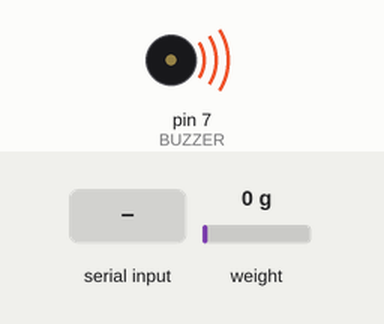
Recording of a sketch running on a simulated Arduino Uno, built with avr-gcc and run on an emulated ATmega328P. On the bench: buzzer (waves = sounding, pin HIGH). The inputs (shaded band) are chosen by the test bench; at power-on: weight on the scale 0 g. What the sketch prints to the serial monitor is not drawn.

Above: at 2.2 s.
2.3 s: "90,45\n" received over Serial
3.8 s: "1\n" received over Serial
6.4 s: weight on the scale set to 1848 g
7.9 s: weight on the scale set to 1963 g
At 8.3 s:
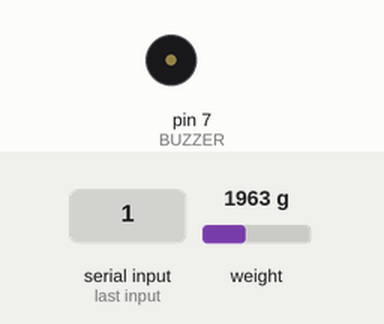
9.4 s: weight on the scale set to 100 g
At 10.6 s:
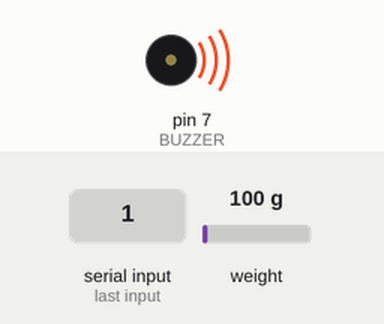
10.9 s: weight on the scale set to 2500 g
At 12.1 s:
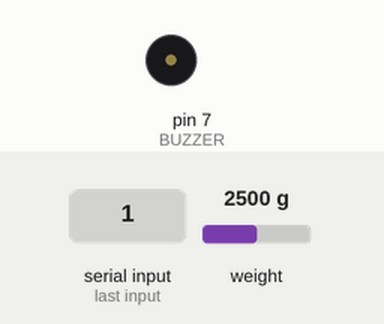
Timing chart, 0 to 13.4 s (numbered marks = the images above; inputs shaded):
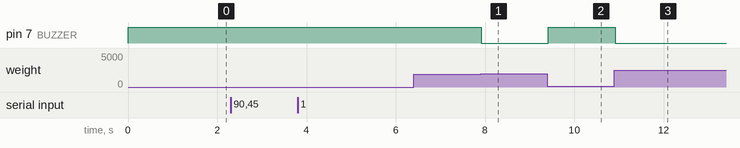

Measured:
- the behaviour switches between 1899 and 1900 g on weight on the scale (found by bisection; images 0 and 1)
- after the input at 2.3 s, every drawn part: stays the same
- after the input at 3.8 s, every drawn part: stays the same
- after the input at 6.4 s, every drawn part: stays the same
- after the input at 7.9 s, pin 7 (BUZZER): HIGH → LOW at once
- after the input at 9.4 s, pin 7 (BUZZER): LOW → HIGH at once
- after the input at 10.9 s, pin 7 (BUZZER): HIGH → LOW at once

The sketch:

Arduino_Loadcell.ino
```cpp
#include "HX711.h"
#define calibration_factor -380000 // เอาค่าที่ได้จากการปรับ มาใส่ตรงนี้
#define DOUT  3
#define CLK  2
#define BUZZER 7
HX711 scale(DOUT, CLK);

float weight;
int number;
bool check1 = false;
bool check2 = false;
bool check3 = false;

void setup() {
  Serial.begin(115200);
  pinMode(BUZZER, OUTPUT);
  digitalWrite(BUZZER, HIGH);
  Serial.println("Calibrating...");
  scale.set_scale(calibration_factor);
  scale.tare();
  Serial.println("Start...Menu");
  Serial.println("===================");
  Serial.println("1. 4 ล้อ");
  Serial.println("2. 6 ล้อ");
  Serial.println("3. 10 ล้อ");
  Serial.println("===================");
}
void loop() {

  weight =  scale.get_units();
  //Serial.println(String(weight) + " kg");

  if (Serial.available() > 0) {
    number = Serial.parseInt();
    Serial.println("Select :" + String(number));
    if (number == 1) {
      Serial.println("1. 4 ล้อ");
      check1 = true;
    }
    if (number == 2) {
      Serial.println("2. 6 ล้อ");
      check2 = true;
    }
    if (number == 3) {
      Serial.println("3. 10 ล้อ");
      check3 = true;
    }
    if (number == 4) {
      Serial.println("reset");
      check1 = false;
      check2 = false;
      check3 = false;
    }
    else {
      Serial.println("!!!!");
    }
  }

  if (check1) {
    if (weight >= 1.9) {
      BUZZER_ON();
      Serial.println("on");
    }
    else {
      BUZZER_OFF();
      Serial.println("off");
    }
  }
  if (check2) {
    if (weight >= 3.0) {
      BUZZER_ON();
      Serial.println("on");
    }
    else {
      BUZZER_OFF();
      Serial.println("off");
    }
  }
  if (check3) {
    if (weight > 4) {
      BUZZER_ON();
      Serial.println("on");
    }
    else {
      BUZZER_OFF();
      Serial.println("off");
    }
  }


}
void BUZZER_ON() {
  digitalWrite(BUZZER, LOW);
}
void BUZZER_OFF() {
  digitalWrite(BUZZER, HIGH);
}
```
